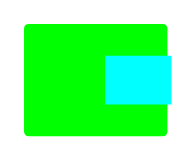
#> input picture nested_edge.png, 191 x 160 px
$ jupyter execute --allow-errors color-replace.ipynb
#> lines starting #> are read from the running program, lines starting #| are printed output that depends on the picture; after the words box and inside, x2 and y2 are one past the last pixel; in counts of white or black regions, pixels touching at a corner belong together
[cell 1]
import cv2 as cv
import numpy as np

# image = np.zeros((400,400,3), dtype="uint8")
# image = cv.imread('nested.png')
image = cv.imread('nested_edge.png')
#> image is the input picture: shape (160, 191, 3); mean B, G, R 146.2, 255, 119.2
# image = cv.imread('nested_inside.png')
raw = image.copy()

# replace blue as white
# image[np.where((image == [255,255,0]).all(axis=2))] = [255,255,255]

# get contours
gray = cv.cvtColor(image, cv.COLOR_BGR2GRAY)
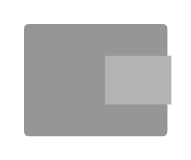
#> gray: shape (160, 191); min 150, max 255, mean 202.2
print(gray)
#> (printed output is left out)
print(np.unique(gray, axis=1,return_counts=True))
#> (printed output is left out)
test = np.array([[255,233,200], [23,66,122], [0,0,123], [233,200,255], [23,66,122]])
print(np.unique(test, axis=0, return_counts = True))

# [8 lines of commented-out code are left out]

kernel = np.ones((5, 5), np.uint8)
gray = cv.erode(gray, kernel)
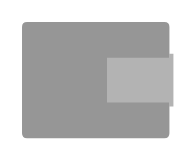
#> gray: shape (160, 191); min 150, max 255, mean 198.3


edges = cv.Canny(gray, 85, 255)
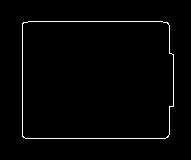
#> edges: shape (160, 191); 1.7% white in thin lines or dots, all inside (x1, y1, x2, y2) = (22, 21, 174, 139)
cnts, hr = cv.findContours(edges, cv.RETR_TREE, cv.CHAIN_APPROX_SIMPLE)
#> cnts = 2 contours; box (x1, y1, x2, y2) and area: (22, 21, 174, 139) 17386, (22, 21, 174, 139) 17378; hr = [[-1, -1, 1, -1], [-1, -1, -1, 0]]

print(len(cnts))
#| 2
print(hr)
#| [[[-1 -1  1 -1]
#|   [-1 -1 -1  0]]]

for cnt in cnts:
    epsilon = 0.01*cv.arcLength(cnt, True)
    print(cv.approxPolyDP(cnt, epsilon, True))
#> this loop made 2 passes
#> epsilon on passes 1 to 2: 5.28, 5.26
#| [[[ 22  23]]
#|  [[ 23 137]]
#|  [[168 136]]
#|  [[173  54]]
#|  [[167  22]]]
#| [[[ 22  24]]
#|  [[166  22]]
#|  [[173  55]]
#|  [[169 134]]
#|  [[ 25 138]]]

# cv.drawContours(image, cnts, -1, (0,0,0), 2)


cv.imshow('Test', image)
cv.imshow('Test2', edges)
cv.imshow('gray', gray)
cv.waitKey(0)
cv.destroyAllWindows()

$ run again, with nested.png copied over nested_edge.png
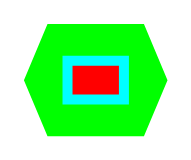
#> input picture nested.png, 191 x 160 px
#> image is the input picture: shape (160, 191, 3); mean B, G, R 158.5, 243.9, 153.7
#> (printed output is left out)
#> (printed output is left out)
#> `gray = cv.erode(gray, kernel)`:
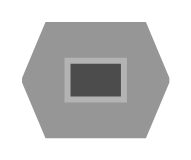
#> gray: shape (160, 191); min 76, max 255, mean 202.2
#> `edges = cv.Canny(gray, 85, 255)`:
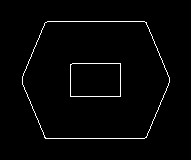
#> edges: shape (160, 191); 2% white in thin lines or dots, all inside (x1, y1, x2, y2) = (22, 21, 170, 139)
#> cnts = 4 contours; box (x1, y1, x2, y2) and area: (22, 21, 170, 139) 14578, (22, 21, 170, 139) 14576, (70, 63, 121, 97) 1648, (70, 63, 121, 97) 1646; hr = [[-1, -1, 1, -1], [-1, -1, 2, 0], [-1, -1, 3, 1], [-1, -1, -1, 2]]
#| 4
#| [[[-1 -1  1 -1]
#|   [-1 -1  2  0]
#|   [-1 -1  3  1]
#|   [-1 -1 -1  2]]]
#> the loop `for cnt in cnts:` made 4 passes
#> epsilon on passes 1 to 4: 4.72, 4.71, 1.65, 1.63
#> (printed output is left out)

$ run again, with nested_inside.png copied over nested_edge.png
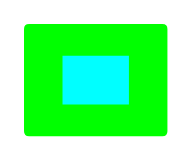
#> input picture nested_inside.png, 191 x 160 px
#> image is the input picture: shape (160, 191, 3); mean B, G, R 147.8, 255, 120.8
#> `gray = cv.cvtColor(image, cv.COLOR_BGR2GRAY)`:
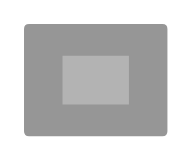
#> gray: shape (160, 191); min 150, max 255, mean 202.8
#> (printed output is left out)
#> (printed output is left out)
#> `gray = cv.erode(gray, kernel)`:
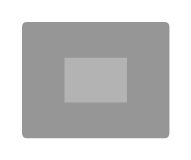
#> gray: shape (160, 191); min 150, max 255, mean 198.8
#> edges: shape (160, 191); 1.7% white in thin lines or dots, all inside (x1, y1, x2, y2) = (22, 21, 170, 139)
#> cnts = 2 contours; box (x1, y1, x2, y2) and area: (22, 21, 170, 139) 17174, (22, 21, 170, 139) 17168; hr = [[-1, -1, 1, -1], [-1, -1, -1, 0]]
#| 2
#| [[[-1 -1  1 -1]
#|   [-1 -1 -1  0]]]
#> the loop `for cnt in cnts:` made 2 passes
#> epsilon on passes 1 to 2: 5.22, 5.2
#> (printed output is left out)
